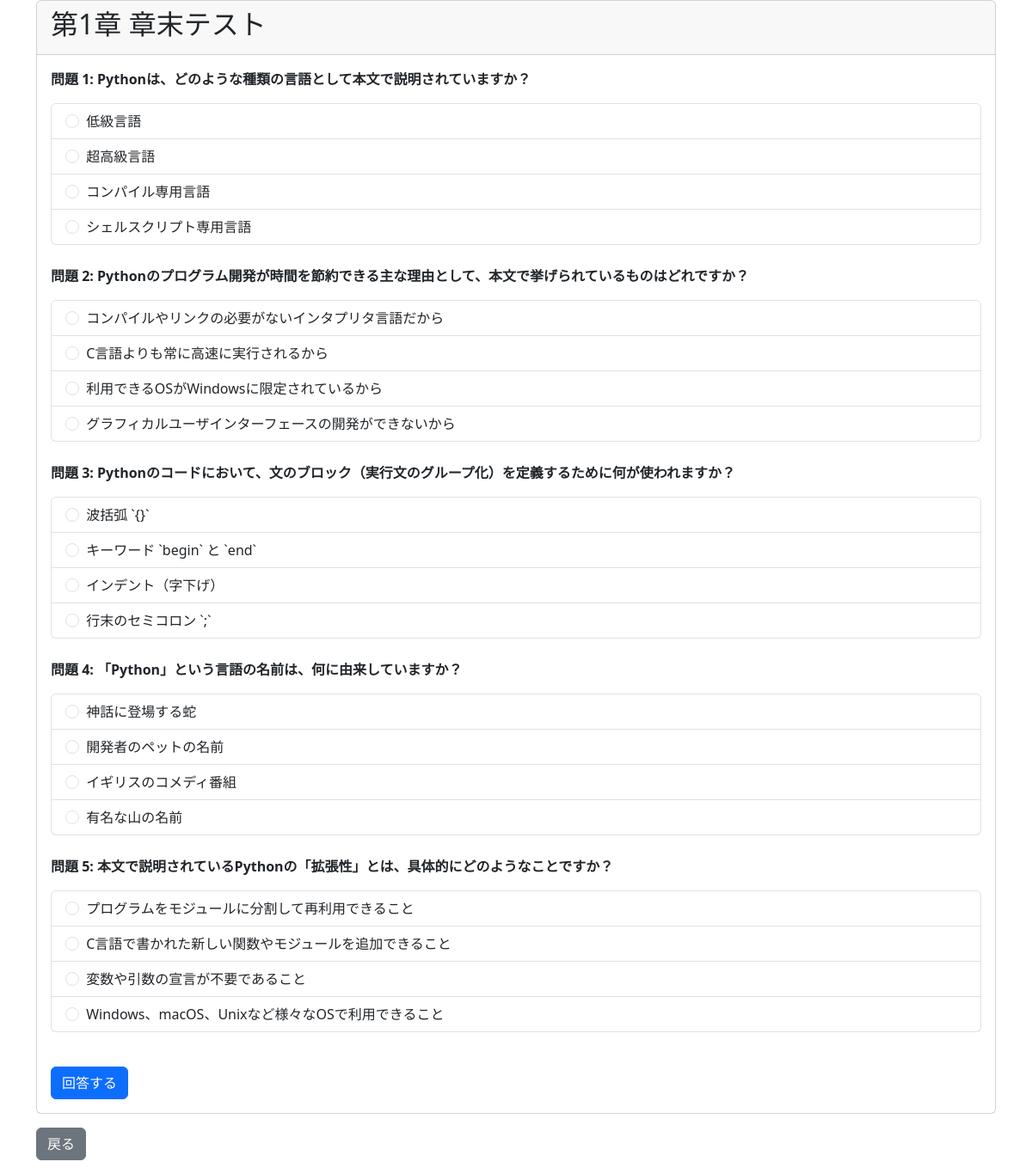
The page /section_test/1 (signed in) on the database its author committed.
### model.py (models this page shows)
class Question(db.Model):
    __tablename__ = "questions"
    id = db.Column(db.Integer, primary_key=True)
    question = db.Column(db.String(300), nullable=False)
    choice1 = db.Column(db.String(200))
    choice2 = db.Column(db.String(200))
    choice3 = db.Column(db.String(200))
    choice4 = db.Column(db.String(200))
    correct = db.Column(db.Integer)  # 正解番号（1〜4）
    category = db.Column(db.String(50))  # section / practice など
    results = db.relationship("TestResult", back_populates="question")

### app.py (the view, shortened to what this page needs)
@app.route("/section_test/<string:section_category>", methods=["GET", "POST"])
def section_test(section_category):
    if "user" not in session:
        return redirect("/")
    section_display_names = {
        "1": "第1章",
        "2": "第2章",
        "3": "第3章",
        "4": "第4章",
        "5": "第5章",
        "6": "第6章",
    }
    display_name = section_display_names.get(section_category, f"章 {section_category}")
    questions = Question.query.filter_by(category=section_category).all()
    if not questions:
        return f"{display_name}用の問題がDBにありません"
    return render_template(
        "section_test.html",
        questions=questions,
        display_name=display_name
    )

### templates/section_test.html (shortened to what this page needs)
{% extends "base.html" %}
{% block content %}
<div class="card">
    <div class="card-header">
        <h2>{{ display_name }} 章末テスト</h2>
    </div>
    <div class="card-body">
        <form method="post">
            {% for q in questions %}
            <div class="mb-4">
                <p class="card-text fw-bold">問題 {{ loop.index }}: {{ q.question }}</p>
                <div class="list-group">
                    <label class="list-group-item list-group-item-action">
                        <input class="form-check-input me-1" type="radio" name="choice_{{ q.id }}" value="1">
                        {{ q.choice1 }}
                    </label>
                    <label class="list-group-item list-group-item-action">
                        <input class="form-check-input me-1" type="radio" name="choice_{{ q.id }}" value="2">
                        {{ q.choice2 }}
                    </label>
                    <label class="list-group-item list-group-item-action">
                        <input class="form-check-input me-1" type="radio" name="choice_{{ q.id }}" value="3">
                        {{ q.choice3 }}
                    </label>
                    <label class="list-group-item list-group-item-action">
                        <input class="form-check-input me-1" type="radio" name="choice_{{ q.id }}" value="4">
                        {{ q.choice4 }}
                    </label>
                </div>
            </div>
            {% endfor %}
            <button type="submit" class="btn btn-primary mt-3">回答する</button>
        </form>
    </div>
</div>
<p class="mt-3"><a href="/home" class="btn btn-secondary">戻る</a></p>
{% endblock %}

### rows shown on the page
Question: question "Pythonは、どのような種類の言語として本文で説明されていますか？", choice1 "低級言語", choice2 "超高級言語", choice3 "コンパイル専用言語", choice4 "シェルスクリプト専用言語"
Question: question "Pythonのプログラム開発が時間を節約できる主な理由として、本文で挙げられているものはどれですか？", choice1 "コンパイルやリンクの必要がないインタプリタ言語だから", choice2 "C言語よりも常に高速に実行されるから", choice3 "利用できるOSがWindowsに限定されているから", choice4 "グラフィカルユーザインターフェースの開発ができないから"
Question: question "Pythonのコードにおいて、文のブロック（実行文のグループ化）を定義するために何が使われますか？", choice1 "波括弧 `{}`", choice2 "キーワード `begin` と `end`", choice3 "インデント（字下げ）", choice4 "行末のセミコロン `;`"
Question: question "「Python」という言語の名前は、何に由来していますか？", choice1 "神話に登場する蛇", choice2 "開発者のペットの名前", choice3 "イギリスのコメディ番組", choice4 "有名な山の名前"
Question: question "本文で説明されているPythonの「拡張性」とは、具体的にどのようなことですか？", choice1 "プログラムをモジュールに分割して再利用できること", choice2 "C言語で書かれた新しい関数やモジュールを追加できること", choice3 "変数や引数の宣言が不要であること", choice4 "Windows、macOS、Unixなど様々なOSで利用できること"

### other values the page prints
{{ display_name }} "第1章"
